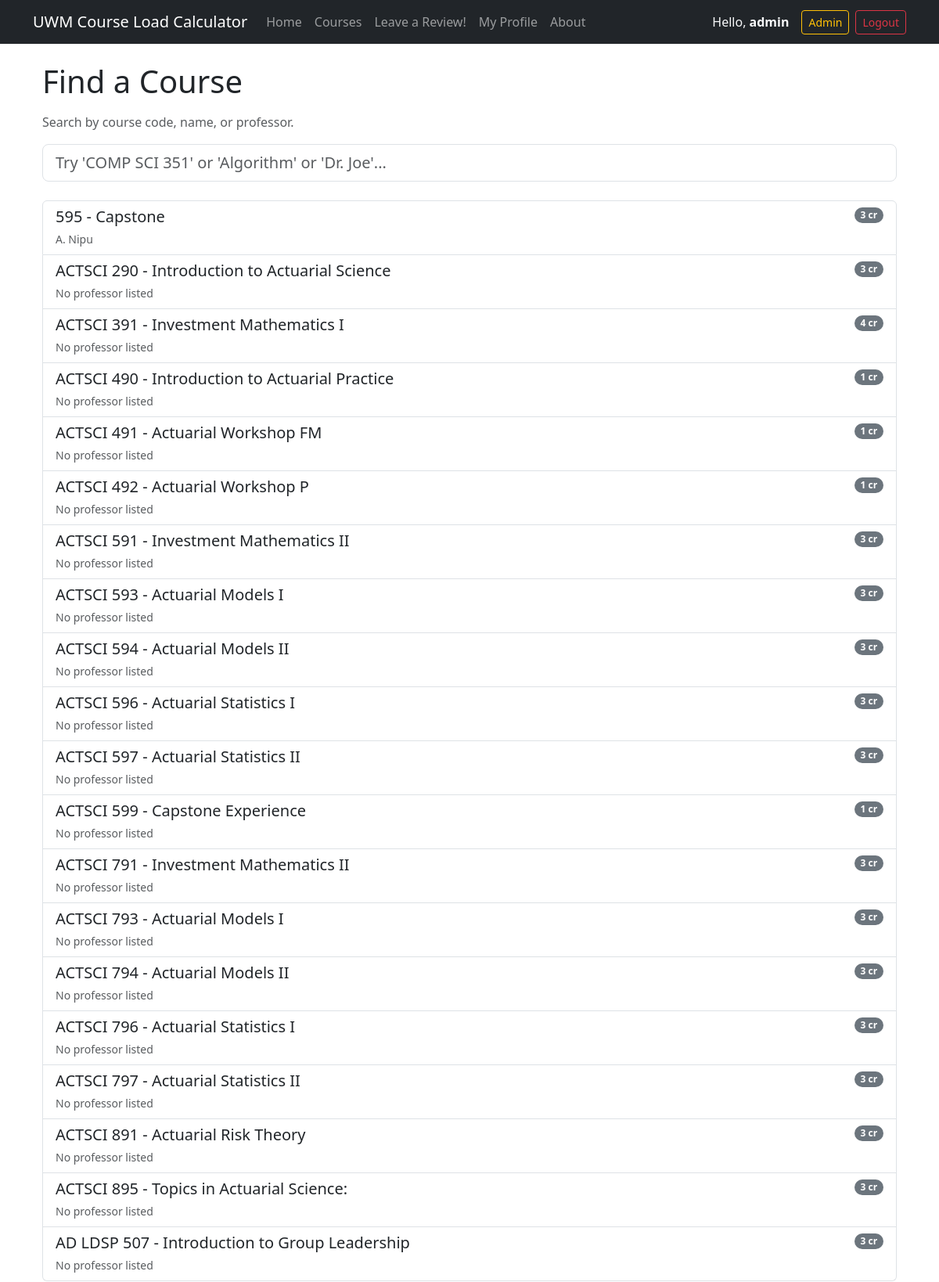
/search/ (signed in), run on the app's committed database.
### main/models.py (models this page shows, shortened)
class User(AbstractUser):
    user_major = models.ForeignKey(
        Major,
        on_delete=models.SET_NULL,
        null=True,
        blank=True
    )

class Course(models.Model):
    course_name = models.CharField(max_length=100, unique=False)
    course_code = models.CharField(max_length=100, unique=True)
    course_credits = models.IntegerField()
    course_professors = models.ManyToManyField(Professor)
    course_details = models.TextField(blank=True)

class Professor(models.Model):
    professor_name = models.CharField(max_length=100, unique=True)

### main/views.py (the view)
# urls.py: path('search/', views.search, name='search'),
def search(request):
    query = request.GET.get('query', '').strip()
    COURSES_PER_PAGE = 20
    courses = Course.objects.prefetch_related('course_professors').order_by('course_code')
    if query:
        courses = courses.filter(
            Q(course_code__icontains=query) |
            Q(course_name__icontains=query) |
            Q(course_professors__professor_name__icontains=query)
        ).distinct()
    page_obj = Paginator(courses, COURSES_PER_PAGE).get_page(request.GET.get('page'))
    if request.GET.get('partial') == '1':
        html = render_to_string('_course_items.html', {'courses': page_obj}, request=request)
        return JsonResponse({'html': html, 'has_next': page_obj.has_next()})
    return render(request, 'search.html', {
        'courses': page_obj,
        'has_next': page_obj.has_next(),
        'query': query,
    })

### templates/search.html (shortened to what this page needs)
{% extends "base.html" %}
{% load static %}
{% block content %}
<div class="container">
    <h1 class="mb-3">Find a Course</h1>
    <p class="text-muted">Search by course code, name, or professor.</p>
    <div class="mb-4">
        <input
            type="text"
            id="courseSearch"
            class="form-control form-control-lg"
            placeholder="Try 'COMP SCI 351' or 'Algorithm' or 'Dr. Joe'..."
            autocomplete="off"
            value="{{ query }}"
        >
    </div>
    <div id="courseList" class="list-group">
        {% include "_course_items.html" %}
    </div>
</div>
{% endblock %}

### templates/base.html (shortened to what this page needs)
<!DOCTYPE html>
<html lang="en">
<head>
    <link
        href="https://cdn.jsdelivr.net/npm/bootstrap@5.3.3/dist/css/bootstrap.min.css"
        rel="stylesheet"
    >
    <link rel="stylesheet" href="https://cdn.jsdelivr.net/npm/bootstrap-icons@1.11.3/font/bootstrap-icons.min.css">
</head>
<body>
    <nav class="navbar navbar-expand-lg navbar-dark bg-dark">
        <div class="container">
            <a class="navbar-brand" href="/">
                UWM Course Load Calculator
            </a>
            <div class="collapse navbar-collapse" id="navbarNav">
                <ul class="navbar-nav me-auto">
                    <li class="nav-item">
                        <a class="nav-link" href="/">
                            Home
                        </a>
                    </li>
                    <li class="nav-item">
                        <a class="nav-link" href="{% url 'search' %}">
                            Courses
                        </a>
                    </li>
                    <li class="nav-item">
                        <a class="nav-link" href="{% url 'review' %}">
                            Leave a Review!
                        </a>
                    </li>
                    <li class="nav-item">
                        <a class="nav-link" href="{% url 'my_profile' %}">
                            My Profile
                        </a>
                    </li>
                    <li class="nav-item">
                        <a class="nav-link" href="{% url 'about' %}">
                            About
                        </a>
                    </li>
                </ul>
                    <ul class="navbar-nav align-items-center">
                        {% if user.is_authenticated %}
                            <li class="nav-item me-3">
                                <span class="navbar-text text-light">
                                Hello, <strong>{{ user.username }}</strong>
                            </span>
                        </li>
                            {% if user.is_staff %}
                                <li class="nav-item me-2">
                                <a class="btn btn-sm btn-outline-warning" href="/admin/">Admin</a>
                        </li>
                             {% endif %}
                                 <li class="nav-item">
                                 <a class="btn btn-sm btn-outline-danger" href="{% url 'logout' %}">Logout</a>
                        </li>
                    {% endif %}
                </ul>
            </div>
        </div>
    </nav>
    <main class="container mt-4">
        {% block content %}
        {% endblock %}
    </main>
</body>
</html>

### templates/_course_items.html
{% for course in courses %}
    <a
        href="{% url 'course_detail' course.id %}"
        class="list-group-item list-group-item-action course-item"
    >
        <div class="d-flex justify-content-between align-items-start">
            <div>
                <h5 class="mb-1">{{ course.course_code }} - {{ course.course_name }}</h5>
                <small class="text-muted">
                    {% for prof in course.course_professors.all %}
                        {{ prof.professor_name }}{% if not forloop.last %}, {% endif %}
                    {% empty %}
                        No professor listed
                    {% endfor %}
                </small>
            </div>
            <span class="badge bg-secondary rounded-pill">
                {{ course.course_credits }} cr
            </span>
        </div>
    </a>
{% endfor %}

### data on the page
User: username "admin"
Course: course_code "595", course_name "Capstone", course_credits "3"
Professor: professor_name "A. Nipu"
Course: course_code "ACTSCI 290", course_name "Introduction to Actuarial Science", course_credits "3"
Course: course_code "ACTSCI 391", course_name "Investment Mathematics I", course_credits "4"
Course: course_code "ACTSCI 490", course_name "Introduction to Actuarial Practice", course_credits "1"
Course: course_code "ACTSCI 491", course_name "Actuarial Workshop FM", course_credits "1"
Course: course_code "ACTSCI 492", course_name "Actuarial Workshop P", course_credits "1"
Course: course_code "ACTSCI 591", course_name "Investment Mathematics II", course_credits "3"
Course: course_code "ACTSCI 593", course_name "Actuarial Models I", course_credits "3"
Course: course_code "ACTSCI 594", course_name "Actuarial Models II", course_credits "3"
Course: course_code "ACTSCI 596", course_name "Actuarial Statistics I", course_credits "3"
Course: course_code "ACTSCI 597", course_name "Actuarial Statistics II", course_credits "3"
Course: course_code "ACTSCI 599", course_name "Capstone Experience", course_credits "1"
Course: course_code "ACTSCI 791", course_name "Investment Mathematics II", course_credits "3"
Course: course_code "ACTSCI 793", course_name "Actuarial Models I", course_credits "3"
Course: course_code "ACTSCI 794", course_name "Actuarial Models II", course_credits "3"
Course: course_code "ACTSCI 796", course_name "Actuarial Statistics I", course_credits "3"
Course: course_code "ACTSCI 797", course_name "Actuarial Statistics II", course_credits "3"
Course: course_code "ACTSCI 891", course_name "Actuarial Risk Theory", course_credits "3"
Course: course_code "ACTSCI 895", course_name "Topics in Actuarial Science:", course_credits "3"
Course: course_code "AD LDSP 507", course_name "Introduction to Group Leadership", course_credits "3"
